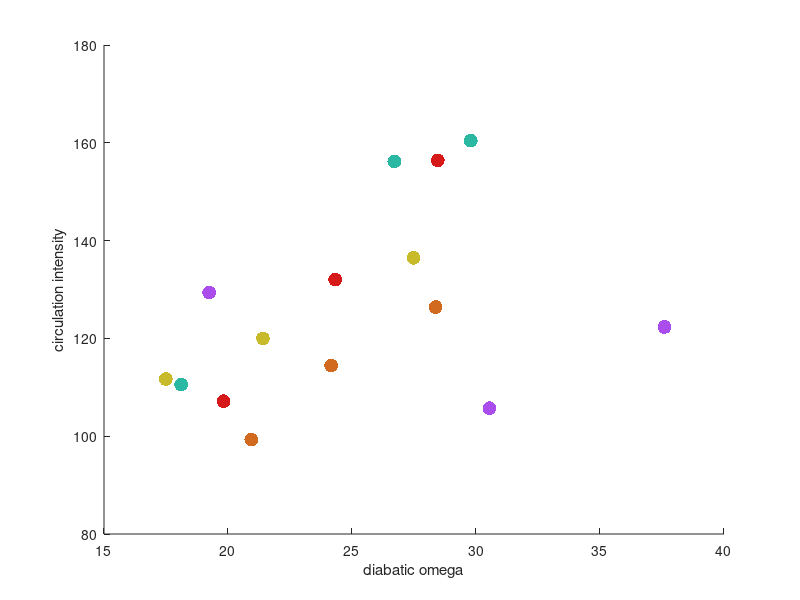
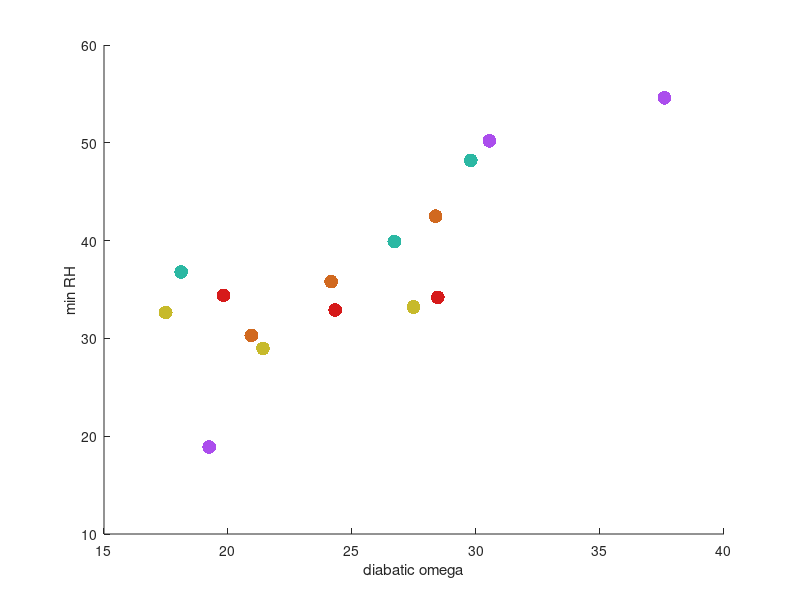
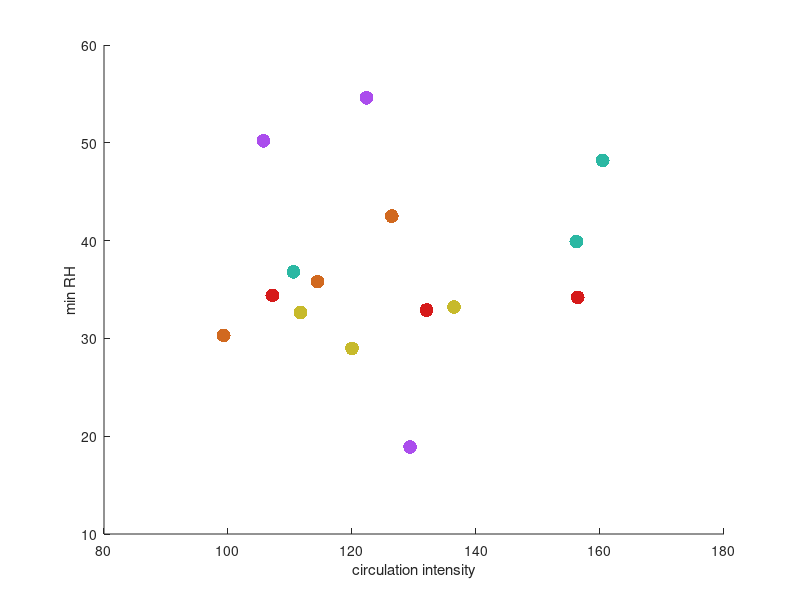
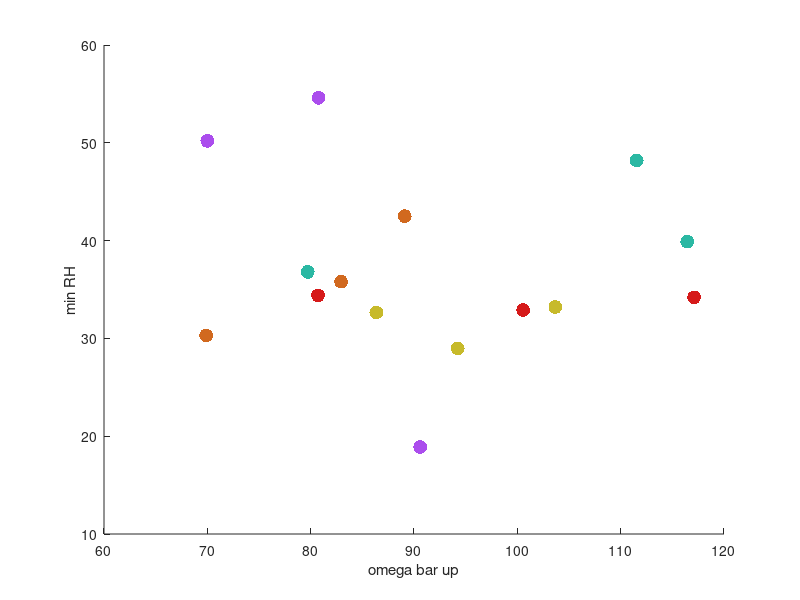

The MATLAB script that drew these images, in order:
%------------------------------------------------------------------
% scatter_rh_vs_circ.m
%
% script to produce a scatter plot of rh vs circulation metrics
%
% levi silvers                                feb 26, 2021
%------------------------------------------------------------------

%%[red green blue]
%c1=[0.4940 0.1840 0.5560]; % purple
%c2=[0.25 0.32 0.65]; % 
%%c3=[0 0.4470 0.7410]; % darkish blue
%c4=[0.42 0.38 0.4]; % 
%%c5=[0.3010 0.7450 0.9330]; % light blue
%c6=[0.9290 0.6940 0.1250]; % gentle yellow
%c7=[0.70 0.68 0.16]; % gentle yellow
%c8=[0.8500 0.3250 0.0980]; % rusty
%c9=[0.4660 0.6740 0.1880]; % green
%c10=[0.6500 0.48 0.14]; % 
%c11=[0.6350 0.0780 0.1840];

%------------------------------------------
%% from the ncl colortable file: cb_9step.rgb
% ncolors=78
%# r   g   b
%        255     0       0
%        255     128     0
%        255     255     0
%        0       255     0
%        0       0       255
%        128     0       255
%        219     219     255
%        194     194     250
%        158     158     247
%        130     130     255
%        97      97      255
%        64      64      232
%        0       0       194
%        0       0       148
%        222     250     245
%        194     245     237
%        156     230     217
%        112     204     191
c2=[43 184 163]/255;               % CAM6
%        0       156     133
%        0       120     102
%        0       92      79
%        219     255     219
%        186     245     186
%        140     235     140
%        92      209     92
%        0       184     0
%        0       145     0
%        0       105     0
%        0       77      0
%        235     204     255
%        222     176     255
%        199     148     237
%        186     112     237
c3=[171 77 237]/255;               % GEOS
%        138     51      199
%        107     0       186
%        84      0       145
%        250     227     240
%        247     204     230
%        245     173     214
%        240     138     194
%        217     92      163
%        189     0       130
%        153     0       107
%        117     0       82
%        255     219     219
%        255     189     189
%        255     145     145
%        250     97      97
c4=[214 26 26]/255;               % SPCAM
%        163     0       0
%        125     0       0
%        92      0       0
%        255     252     214
%        252     242     168
%        252     237     128
%        227     209     0
c5=[199 186 43]/255; 
%c5=[161 150 0]/255;             % SPXCAM
%        120     112     0
%        84      82      0
%        255     222     199
%        252     199     161
%        250     176     125
%        232     143     79
c1=[209 105 31]/255;             % CAM5
%        186     77      0
%        153     64      0
%        115     48      0
%        240     240     240
%        222     222     222
%        199     199     199
%        171     171     171
%        145     145     145
%        120     120     120
%        94      94      94
%        74      74      74
%%------------------------------------------

% convert rgb values to matlab form: 
%c3=c3_a/255;
%c5=c5_a/255;


clear col

clr(1,:)   =c1;  % cam5
clr(2,:)   =c1;
clr(3,:)   =c1;
clr(4,:)   =c2;  % cam6
clr(5,:)   =c2;
clr(6,:)   =c2;
clr(7,:)   =c3;  % GEOS
clr(8,:)   =c3;
clr(9,:)   =c3;
clr(10,:)  =c4;  % SPCAM
clr(11,:)  =c4;
clr(12,:)  =c4;
clr(13,:)  =c5;  % SPXCAM
clr(14,:)  =c5;
clr(15,:)  =c5;


rh_min   = zeros(12);
circ_in  = zeros(12);
omega_db = zeros(12);
omega_dn = zeros(12);
omega_up = zeros(12);

%rh_min(1:3)   -> cam5 295K, 300K, 305K
%rh_min(4:6)   -> cam6
%rh_min(7:9)   -> GEOS
%rh_min(10:12) -> SPCAM 
%rh_min(13:15) -> SPXCAM 

rh_min   = [42.5,35.8,30.3,48.2,39.9,36.8,54.6,50.2,18.9,34.2,32.9,34.4,33.21,28.98,32.65];
omega_db = [28.37,24.16,20.94,29.79,26.71,18.11,37.60,30.54,19.24,28.46,24.32,19.82,27.48,21.41,17.49];
circ_in  = [126.41,114.45,99.30,160.44,156.19,110.56,122.34,105.72,129.37,156.41,132.02,107.16,136.46,120.00,111.69];
omega_dn = [37.31,31.51,29.41,48.90,39.75,30.85,41.59,35.72,38.77,39.30,31.46,26.46,32.78,25.77,25.34];
omega_up = [89.10,82.94,69.89,111.54,116.44,79.71,80.76,70.00,90.60,117.10,100.56,80.71,103.68,94.23,86.35];

%rh_min=[42.5,35.8,30.3,48.2,39.9,36.8];
%omega_d2=[38.0,27.3,21.5,41.8,32.8,21.9];

figure
%scatter(rh_min,omega_d2,[],col,'filled','SizeData',100)
scatter(omega_db,circ_in,[],clr,'filled','SizeData',100)
xlabel('diabatic omega')
ylabel('circulation intensity')

figure
scatter(omega_db,rh_min,[],clr,'filled','SizeData',100)
xlabel('diabatic omega')
ylabel('min RH')

figure
scatter(circ_in,rh_min,[],clr,'filled','SizeData',100)
xlabel('circulation intensity')
ylabel('min RH')

figure
scatter(omega_up,rh_min,[],clr,'filled','SizeData',100)
xlabel('omega bar up')
ylabel('min RH')

figure
scatter(omega_db,omega_dn,[],clr,'filled','SizeData',100)
xlabel('diabatic omega')
ylabel('omega bar dn')










